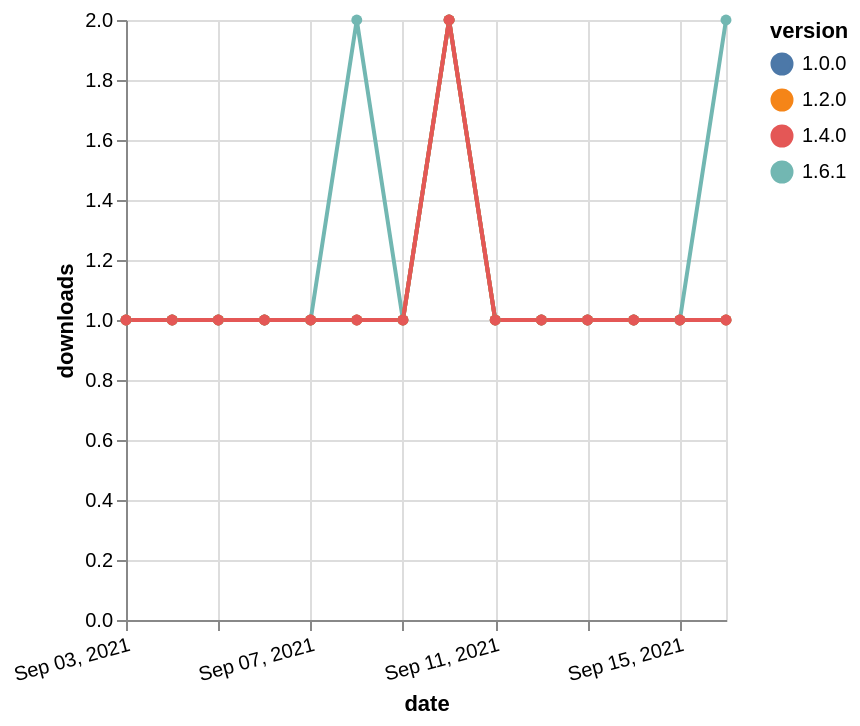

Vega-Lite specification for this chart:
### Vega-Lite specification from a JSON file in a GitHub repository (floating-point values rounded to 4 significant figures)
{"$schema": "https://vega.github.io/schema/vega-lite/v5.json", "description": "A simple bar chart with embedded data.", "data": {"values": [{"date": "2021-09-03", "total": 174, "delta": 1, "version": "1.6.1"}, {"date": "2021-09-04", "total": 175, "delta": 1, "version": "1.6.1"}, {"date": "2021-09-05", "total": 176, "delta": 1, "version": "1.6.1"}, {"date": "2021-09-06", "total": 177, "delta": 1, "version": "1.6.1"}, {"date": "2021-09-07", "total": 178, "delta": 1, "version": "1.6.1"}, {"date": "2021-09-08", "total": 180, "delta": 2, "version": "1.6.1"}, {"date": "2021-09-09", "total": 181, "delta": 1, "version": "1.6.1"}, {"date": "2021-09-10", "total": 183, "delta": 2, "version": "1.6.1"}, {"date": "2021-09-11", "total": 184, "delta": 1, "version": "1.6.1"}, {"date": "2021-09-12", "total": 185, "delta": 1, "version": "1.6.1"}, {"date": "2021-09-13", "total": 186, "delta": 1, "version": "1.6.1"}, {"date": "2021-09-14", "total": 187, "delta": 1, "version": "1.6.1"}, {"date": "2021-09-15", "total": 188, "delta": 1, "version": "1.6.1"}, {"date": "2021-09-16", "total": 190, "delta": 2, "version": "1.6.1"}, {"date": "2021-09-03", "total": 246, "delta": 1, "version": "1.0.0"}, {"date": "2021-09-04", "total": 247, "delta": 1, "version": "1.0.0"}, {"date": "2021-09-05", "total": 248, "delta": 1, "version": "1.0.0"}, {"date": "2021-09-06", "total": 249, "delta": 1, "version": "1.0.0"}, {"date": "2021-09-07", "total": 250, "delta": 1, "version": "1.0.0"}, {"date": "2021-09-08", "total": 251, "delta": 1, "version": "1.0.0"}, {"date": "2021-09-09", "total": 252, "delta": 1, "version": "1.0.0"}, {"date": "2021-09-10", "total": 254, "delta": 2, "version": "1.0.0"}, {"date": "2021-09-11", "total": 255, "delta": 1, "version": "1.0.0"}, {"date": "2021-09-12", "total": 256, "delta": 1, "version": "1.0.0"}, {"date": "2021-09-13", "total": 257, "delta": 1, "version": "1.0.0"}, {"date": "2021-09-14", "total": 258, "delta": 1, "version": "1.0.0"}, {"date": "2021-09-15", "total": 259, "delta": 1, "version": "1.0.0"}, {"date": "2021-09-16", "total": 260, "delta": 1, "version": "1.0.0"}, {"date": "2021-09-03", "total": 260, "delta": 1, "version": "1.2.0"}, {"date": "2021-09-04", "total": 261, "delta": 1, "version": "1.2.0"}, {"date": "2021-09-05", "total": 262, "delta": 1, "version": "1.2.0"}, {"date": "2021-09-06", "total": 263, "delta": 1, "version": "1.2.0"}, {"date": "2021-09-07", "total": 264, "delta": 1, "version": "1.2.0"}, {"date": "2021-09-08", "total": 265, "delta": 1, "version": "1.2.0"}, {"date": "2021-09-09", "total": 266, "delta": 1, "version": "1.2.0"}, {"date": "2021-09-10", "total": 268, "delta": 2, "version": "1.2.0"}, {"date": "2021-09-11", "total": 269, "delta": 1, "version": "1.2.0"}, {"date": "2021-09-12", "total": 270, "delta": 1, "version": "1.2.0"}, {"date": "2021-09-13", "total": 271, "delta": 1, "version": "1.2.0"}, {"date": "2021-09-14", "total": 272, "delta": 1, "version": "1.2.0"}, {"date": "2021-09-15", "total": 273, "delta": 1, "version": "1.2.0"}, {"date": "2021-09-16", "total": 274, "delta": 1, "version": "1.2.0"}, {"date": "2021-09-03", "total": 199, "delta": 1, "version": "1.4.0"}, {"date": "2021-09-04", "total": 200, "delta": 1, "version": "1.4.0"}, {"date": "2021-09-05", "total": 201, "delta": 1, "version": "1.4.0"}, {"date": "2021-09-06", "total": 202, "delta": 1, "version": "1.4.0"}, {"date": "2021-09-07", "total": 203, "delta": 1, "version": "1.4.0"}, {"date": "2021-09-08", "total": 204, "delta": 1, "version": "1.4.0"}, {"date": "2021-09-09", "total": 205, "delta": 1, "version": "1.4.0"}, {"date": "2021-09-10", "total": 207, "delta": 2, "version": "1.4.0"}, {"date": "2021-09-11", "total": 208, "delta": 1, "version": "1.4.0"}, {"date": "2021-09-12", "total": 209, "delta": 1, "version": "1.4.0"}, {"date": "2021-09-13", "total": 210, "delta": 1, "version": "1.4.0"}, {"date": "2021-09-14", "total": 211, "delta": 1, "version": "1.4.0"}, {"date": "2021-09-15", "total": 212, "delta": 1, "version": "1.4.0"}, {"date": "2021-09-16", "total": 213, "delta": 1, "version": "1.4.0"}]}, "width": "container", "mark": {"type": "line", "point": {"filled": true}}, "encoding": {"x": {"field": "date", "type": "temporal", "timeUnit": "yearmonthdate", "title": "date", "axis": {"labelAngle": -15}}, "y": {"field": "delta", "type": "quantitative", "title": "downloads"}, "color": {"field": "version", "type": "nominal"}, "tooltip": {"field": "delta"}}}
